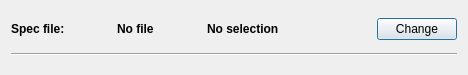
<?xml version="1.0" encoding="UTF-8"?>
<ui version="4.0">
 <class>Form</class>
 <widget class="QWidget" name="Form">
  <property name="geometry">
   <rect>
    <x>0</x>
    <y>0</y>
    <width>468</width>
    <height>75</height>
   </rect>
  </property>
  <property name="windowTitle">
   <string>DataInputDisplay</string>
  </property>
  <layout class="QGridLayout" name="gridLayout">
   <item row="0" column="0">
    <layout class="QVBoxLayout" name="verticalLayout">
     <item>
      <layout class="QHBoxLayout" name="horizontalLayout">
       <item>
        <widget class="QLabel" name="label">
         <property name="font">
          <font>
           <weight>75</weight>
           <bold>true</bold>
          </font>
         </property>
         <property name="text">
          <string>Spec file:</string>
         </property>
        </widget>
       </item>
       <item>
        <spacer name="horizontalSpacer_4">
         <property name="orientation">
          <enum>Qt::Horizontal</enum>
         </property>
         <property name="sizeHint" stdset="0">
          <size>
           <width>40</width>
           <height>20</height>
          </size>
         </property>
        </spacer>
       </item>
       <item>
        <widget class="QLabel" name="fileLabel">
         <property name="font">
          <font>
           <weight>75</weight>
           <bold>true</bold>
          </font>
         </property>
         <property name="text">
          <string>No file</string>
         </property>
        </widget>
       </item>
       <item>
        <spacer name="horizontalSpacer_2">
         <property name="orientation">
          <enum>Qt::Horizontal</enum>
         </property>
         <property name="sizeHint" stdset="0">
          <size>
           <width>40</width>
           <height>20</height>
          </size>
         </property>
        </spacer>
       </item>
       <item>
        <widget class="QLabel" name="scanSelectionDisplay">
         <property name="font">
          <font>
           <weight>75</weight>
           <bold>true</bold>
          </font>
         </property>
         <property name="text">
          <string>No selection</string>
         </property>
        </widget>
       </item>
       <item>
        <spacer name="horizontalSpacer_3">
         <property name="orientation">
          <enum>Qt::Horizontal</enum>
         </property>
         <property name="sizeHint" stdset="0">
          <size>
           <width>40</width>
           <height>20</height>
          </size>
         </property>
        </spacer>
       </item>
       <item>
        <spacer name="horizontalSpacer">
         <property name="orientation">
          <enum>Qt::Horizontal</enum>
         </property>
         <property name="sizeHint" stdset="0">
          <size>
           <width>40</width>
           <height>20</height>
          </size>
         </property>
        </spacer>
       </item>
       <item>
        <widget class="QPushButton" name="changeFile">
         <property name="text">
          <string>Change</string>
         </property>
         <property name="default">
          <bool>true</bool>
         </property>
        </widget>
       </item>
      </layout>
     </item>
    </layout>
   </item>
   <item row="1" column="0">
    <widget class="Line" name="line_2">
     <property name="orientation">
      <enum>Qt::Horizontal</enum>
     </property>
    </widget>
   </item>
  </layout>
 </widget>
 <resources/>
 <connections/>
</ui>
